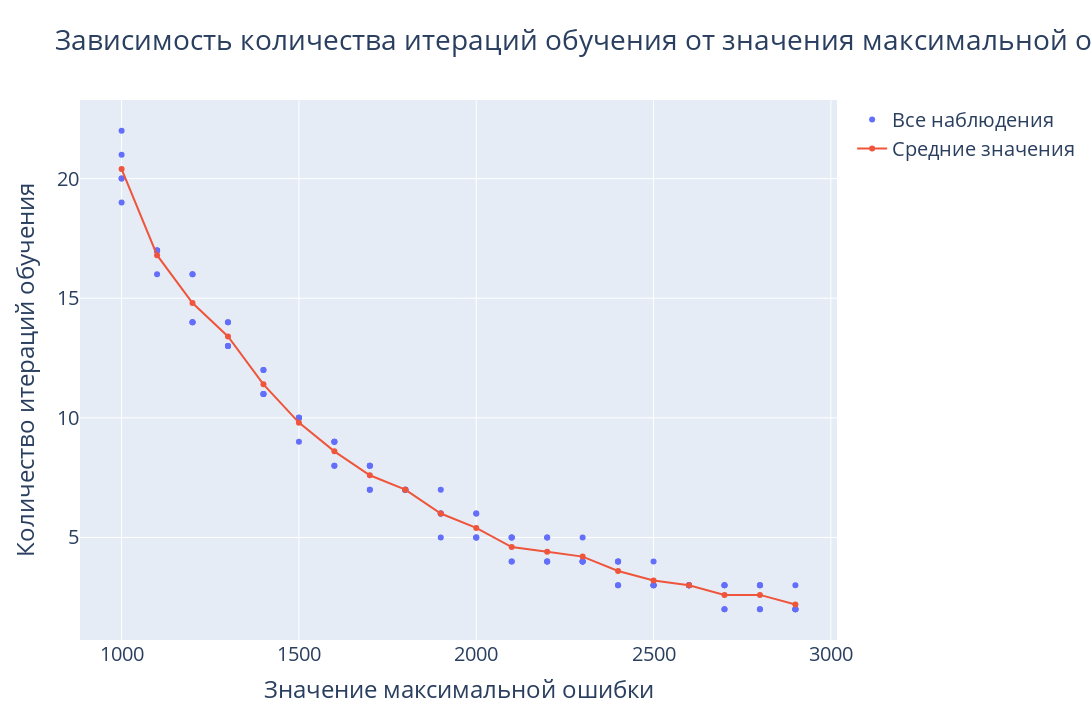

This figure's notebook cell:
### Code cell
max_errors = list(range(1000, 3000, 100))
all_errors: list[float] = []
epochs_amount_mean: list[int] = []
epochs_amount: list[int] = []
fig = go.Figure()
experiments_amount = 5
for err in max_errors:
    epoch_sum = 0
    for i in range(experiments_amount):
        all_errors.append(err)        
        dl = LRNN(n, 50, 0.001)
        dl.train(train, 15000, learn_by_loss=True, max_loss=err)
        epoch_sum += dl.epoch
        epochs_amount.append(dl.epoch)
    epochs_amount_mean.append(epoch_sum / experiments_amount)
fig.add_trace(go.Scatter(x=all_errors, y=epochs_amount, mode='markers',
                         name='Все наблюдения'))
fig.add_trace(go.Scatter(x=max_errors, y=epochs_amount_mean, mode='lines+markers',
                         name='Средние значения'))
fig.update_layout(title='Зависимость количества итераций обучения от значения максимальной ошибки',
                  xaxis_title='Значение максимальной ошибки',
                  yaxis_title='Количество итераций обучения',
                  height=720, width=1280,
                  font=dict(size=20))
fig.show()

### Figure 1 — Plotly figure (JSON) as saved in the notebook; plotly's stock layout.template omitted (floating-point values rounded to 4 significant figures)
{"data": [{"mode": "markers", "name": "Все наблюдения", "type": "scatter", "x": [1000, 1000, 1000, 1000, 1000, 1100, 1100, 1100, 1100, 1100, 1200, 1200, 1200, 1200, 1200, 1300, 1300, 1300, 1300, 1300, 1400, 1400, 1400, 1400, 1400, 1500, 1500, 1500, 1500, 1500, 1600, 1600, 1600, 1600, 1600, 1700, 1700, 1700, 1700, 1700, 1800, 1800, 1800, 1800, 1800, 1900, 1900, 1900, 1900, 1900, 2000, 2000, 2000, 2000, 2000, 2100, 2100, 2100, 2100, 2100, 2200, 2200, 2200, 2200, 2200, 2300, 2300, 2300, 2300, 2300, 2400, 2400, 2400, 2400, 2400, 2500, 2500, 2500, 2500, 2500, 2600, 2600, 2600, 2600, 2600, 2700, 2700, 2700, 2700, 2700, 2800, 2800, 2800, 2800, 2800, 2900, 2900, 2900, 2900, 2900], "y": [19, 20, 22, 21, 20, 17, 17, 17, 17, 16, 16, 14, 14, 14, 16, 14, 14, 13, 13, 13, 11, 11, 12, 12, 11, 9, 10, 10, 10, 10, 9, 8, 9, 8, 9, 8, 8, 8, 7, 7, 7, 7, 7, 7, 7, 7, 6, 6, 5, 6, 5, 6, 6, 5, 5, 4, 5, 5, 5, 4, 4, 4, 5, 4, 5, 4, 4, 4, 5, 4, 3, 4, 4, 4, 3, 3, 3, 4, 3, 3, 3, 3, 3, 3, 3, 2, 3, 3, 3, 2, 3, 2, 2, 3, 3, 2, 2, 2, 3, 2]}, {"mode": "lines+markers", "name": "Средние значения", "type": "scatter", "x": [1000, 1100, 1200, 1300, 1400, 1500, 1600, 1700, 1800, 1900, 2000, 2100, 2200, 2300, 2400, 2500, 2600, 2700, 2800, 2900], "y": [20.4, 16.8, 14.8, 13.4, 11.4, 9.8, 8.6, 7.6, 7, 6, 5.4, 4.6, 4.4, 4.2, 3.6, 3.2, 3, 2.6, 2.6, 2.2]}], "layout": {"font": {"size": 20}, "height": 720, "title": {"text": "Зависимость количества итераций обучения от значения максимальной ошибки"}, "width": 1280, "xaxis": {"title": {"text": "Значение максимальной ошибки"}}, "yaxis": {"title": {"text": "Количество итераций обучения"}}}}
